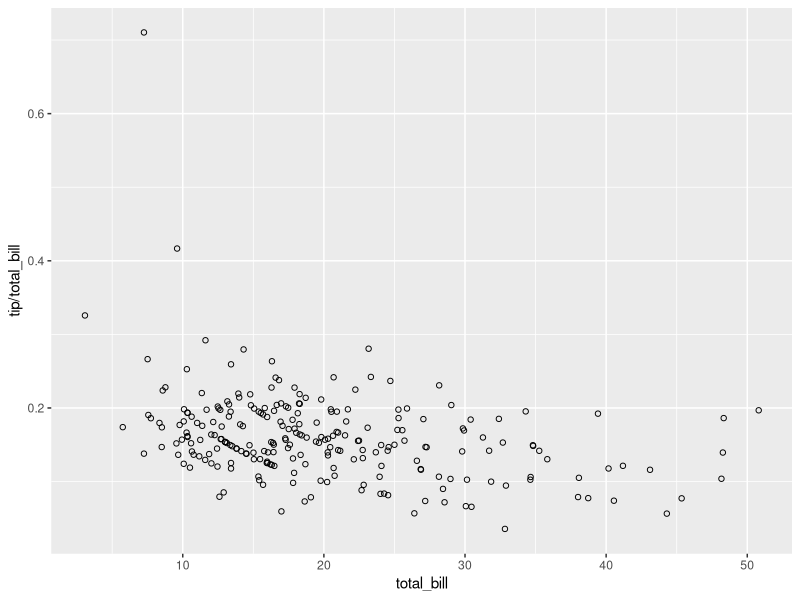
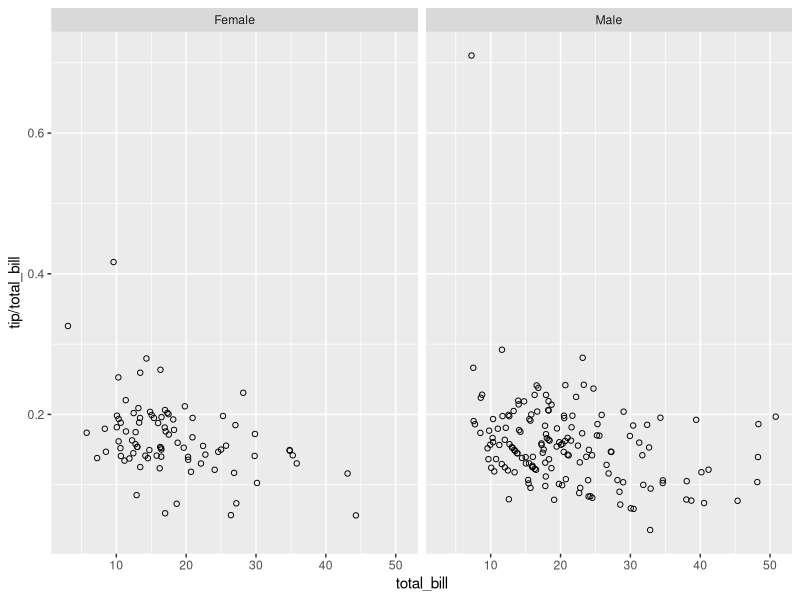
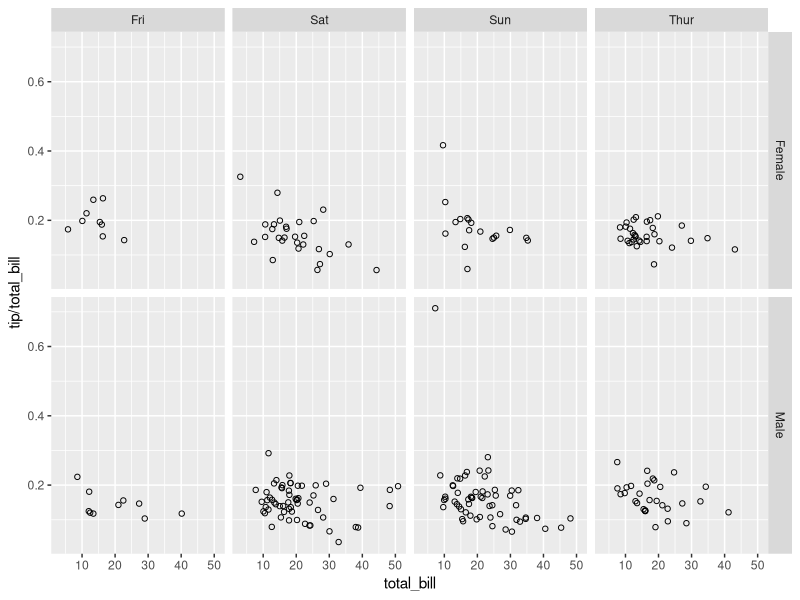
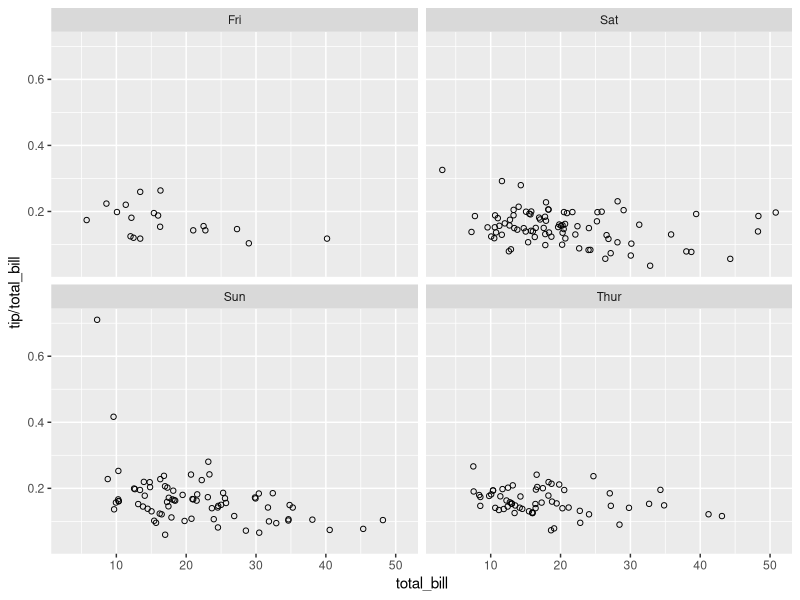
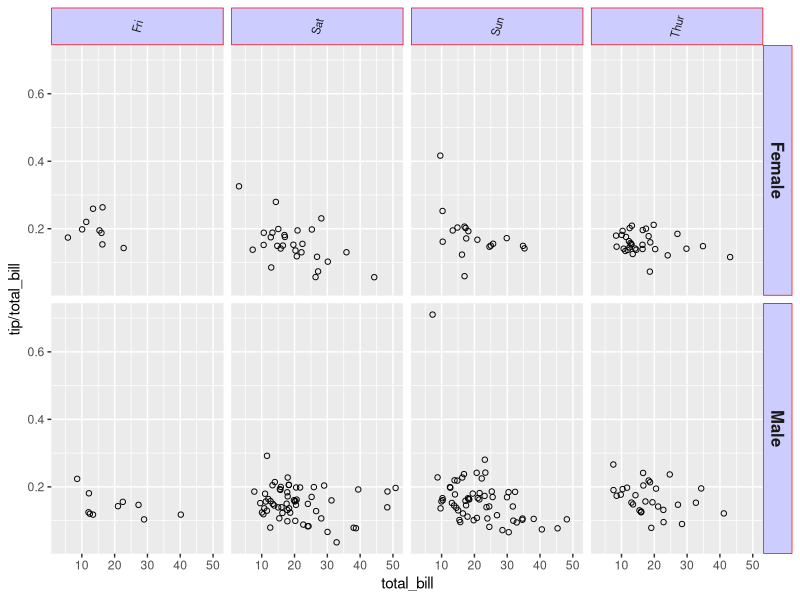
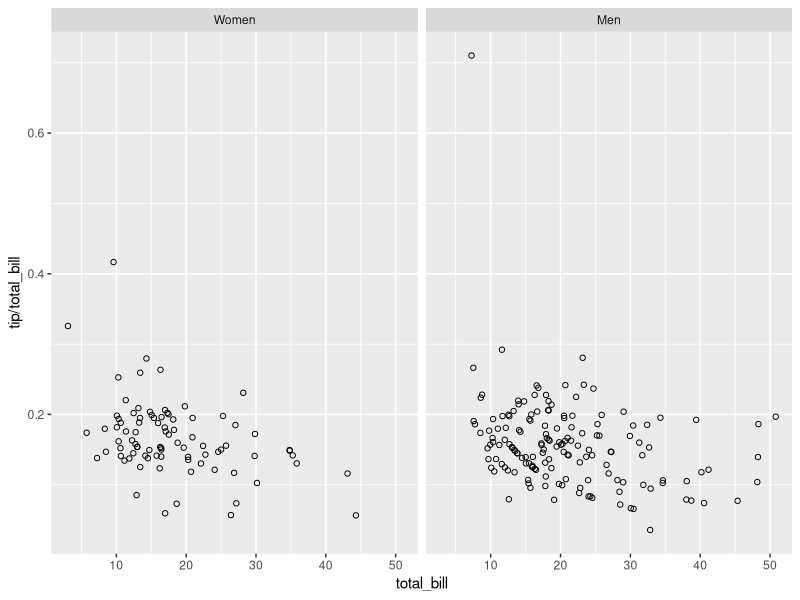
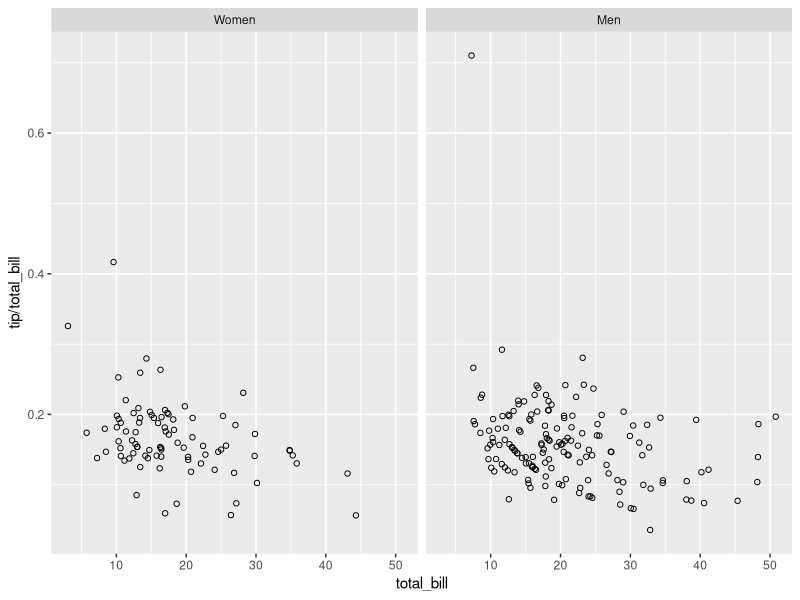
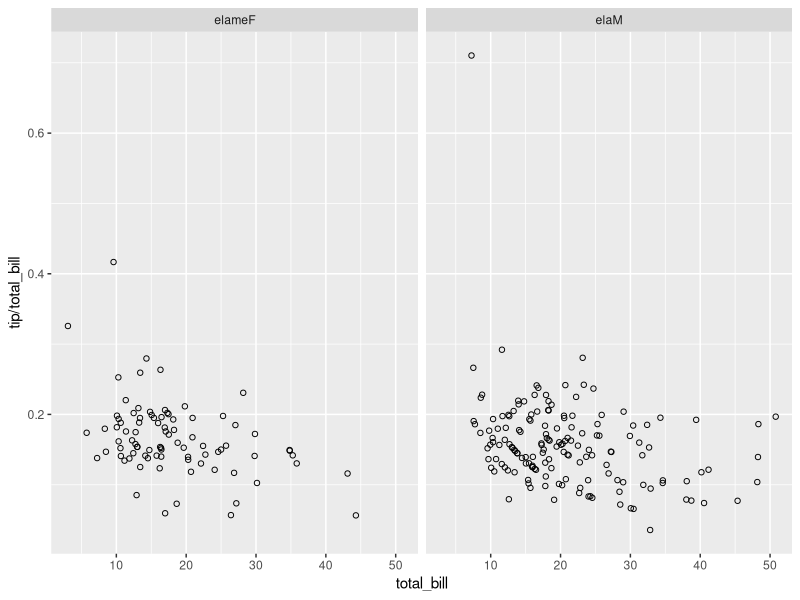

Here is the R script that generated these plots, in order:
## ---- chunk 1
#Problem
#You want to do split up your data by one or more variables and plot #the subsets of data together.
library(reshape2)
head(tips)
## ---- chunk 2
library(ggplot2)
sp <- ggplot(tips, aes(x = total_bill, y = tip/total_bill)) + 
  geom_point(shape=1)
sp
## ---- chunk 3
# Divide by levels of "sex", in the horizontal direction
sp + facet_grid(. ~ sex)
## ---- chunk 4
# Divide with "sex" vertical, "day" horizontal
sp + facet_grid(sex ~ day)
## ---- chunk 5
# Divide by day, going horizontally and wrapping with 2 columns
sp + facet_wrap( ~ day, ncol=2)
## ---- chunk 6
sp + facet_grid(sex ~ day) +
    theme(strip.text.x = element_text(size=8, angle=75),
          strip.text.y = element_text(size=12, face="bold"),
          strip.background = element_rect(colour="red", fill="#CCCCFF"))
## ---- chunk 7
labels <- c(Female = "Women", Male = "Men")
sp + facet_grid(. ~ sex, labeller=labeller(sex = labels))
## ---- chunk 8
tips2 <- tips
levels(tips2$sex)[levels(tips2$sex)=="Female"] <- "Women"
levels(tips2$sex)[levels(tips2$sex)=="Male"]   <- "Men"
head(tips2, 3)

# Both of these will give the same output:
sp2 <- ggplot(tips2, aes(x=total_bill, y=tip/total_bill)) + geom_point(shape=1)
sp2 + facet_grid(. ~ sex)
## ---- chunk 9
# Reverse each strings in a character vector
reverse <- function(strings) {
    strings <- strsplit(strings, "")
    vapply(strings, function(x) {
        paste(rev(x), collapse = "")
    }, FUN.VALUE = character(1))
}

sp + facet_grid(. ~ sex, labeller=labeller(sex = reverse))
## ---- chunk 10
# A histogram of bill sizes
hp <- ggplot(tips, aes(x=total_bill)) + geom_histogram(binwidth=2,colour="white")

# Histogram of total_bill, divided by sex and smoker
hp + facet_grid(sex ~ smoker)

# Same as above, with scales="free_y"
hp + facet_grid(sex ~ smoker, scales="free_y")

# With panels that have the same scaling, but different range (and therefore different physical sizes)
hp + facet_grid(sex ~ smoker, scales="free", space="free")
